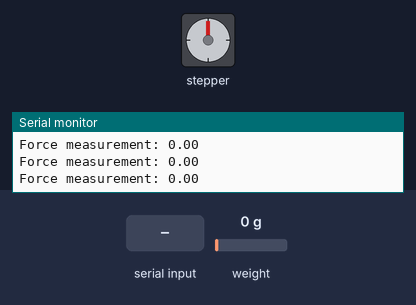
Bench run of a sketch on a simulated ESP8266 (NodeMCU). On the bench: stepper motor, the last lines printed to the serial monitor. Inputs (shaded band) come from the test bench; at power-on: weight on the scale 0 g. Stepper angles assume 2048 steps per turn.

Above: at 6.6 s.
6.7 s: "90,45\n" received over Serial
At 7.6 s:
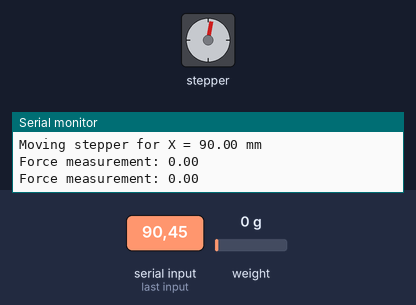
At 8.22 s:
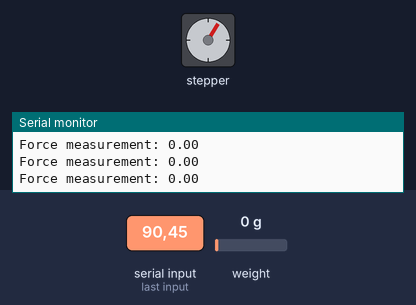
9.7 s: "t\n" received over Serial
At 10.02 s:
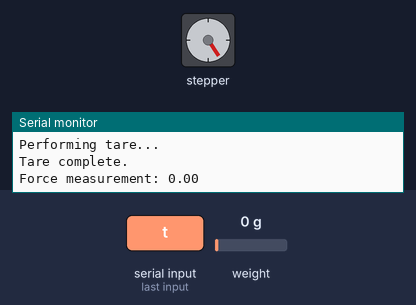
Timing chart, 0 to 22.7 s (numbered marks = the images above; inputs shaded):
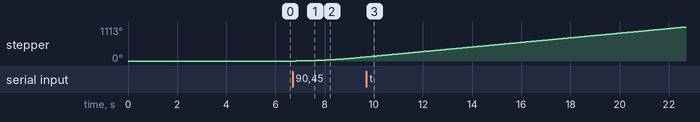

Measured:
- after the input at 6.7 s, stepper: keeps turning clockwise at about 47°/s, starting after 0.15 s

The sketch:

fdc_06_march.ino
```cpp
#include <HX711_ADC.h>
#include <AccelStepper.h>

#if defined(ESP8266) || defined(ESP32) || defined(AVR)
#include <EEPROM.h>
#endif

// Load Cell Pin definitions
const int HX711_dout = 3; // HX711 data output pin
const int HX711_sck = 2;  // HX711 clock pin

// Stepper Motor Pin definitions
const int stepsPerRevolution = 2048;
#define IN1 8
#define IN2 9
#define IN3 10
#define IN4 11
AccelStepper myStepper(AccelStepper::HALF4WIRE, IN1, IN2, IN3, IN4);

// HX711 constructor
HX711_ADC LoadCell(HX711_dout, HX711_sck);
const int calVal_eepromAdress = 0;
unsigned long t = 0;

void setup() {
  Serial.begin(9600);
  delay(10);
  Serial.println("Starting...");

  // Load Cell Initialization
  LoadCell.begin();
  float calibrationValue = 45000.0; // Set calibration value
  LoadCell.setCalFactor(calibrationValue);
  unsigned long stabilizingTime = 5000; // Allow time for stabilization
  boolean _tare = true; // Ensure tare is performed at startup
  LoadCell.start(stabilizingTime, _tare);

  if (LoadCell.getTareTimeoutFlag()) {
    Serial.println("Timeout! Check wiring and pin configurations.");
    while (1);
  } else {
    Serial.println("Startup complete. Load cell tared.");
  }

  // Stepper Motor Initialization
  myStepper.setMaxSpeed(500.0);
  myStepper.setAcceleration(200.0);
}

void loop() {
  static boolean newDataReady = false;
  const int serialPrintInterval = 500; // Adjust to slow down serial prints

  // Continuously update force measurement
  if (LoadCell.update()) newDataReady = true;
  if (newDataReady && millis() > t + serialPrintInterval) {
    float forceValue = LoadCell.getData();
    Serial.print("Force measurement: ");
    Serial.println(forceValue);
    newDataReady = false;
    t = millis();
  }

  // Update stepper motor movement
  myStepper.run();

  // Listen for serial commands
  if (Serial.available() > 0) {
    String input = Serial.readStringUntil('\n');
    input.trim();

    if (input.equalsIgnoreCase("t")) {
      Serial.println("Performing tare...");
      LoadCell.tareNoDelay();
    } else if (input.equalsIgnoreCase("No")) {
      Serial.println("Exiting program...");
      return;  // End the function (stops execution)
    } else {
      float X = input.toFloat(); // Convert input to float
      Serial.print("Moving stepper for X = ");
      Serial.print(X);
      Serial.println(" mm");

      // Convert X (vertical displacement) to steps
      long totalSteps = (X * 2048) / 0.2556;
      myStepper.move(totalSteps);
    }
  }

  // Confirm tare operation completion
  if (LoadCell.getTareStatus()) {
    Serial.println("Tare complete.");
  }
}
```
